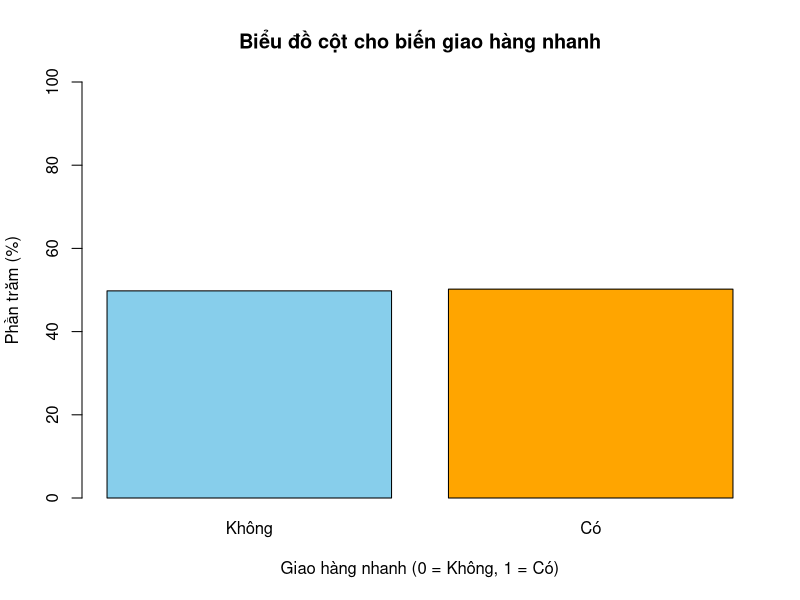
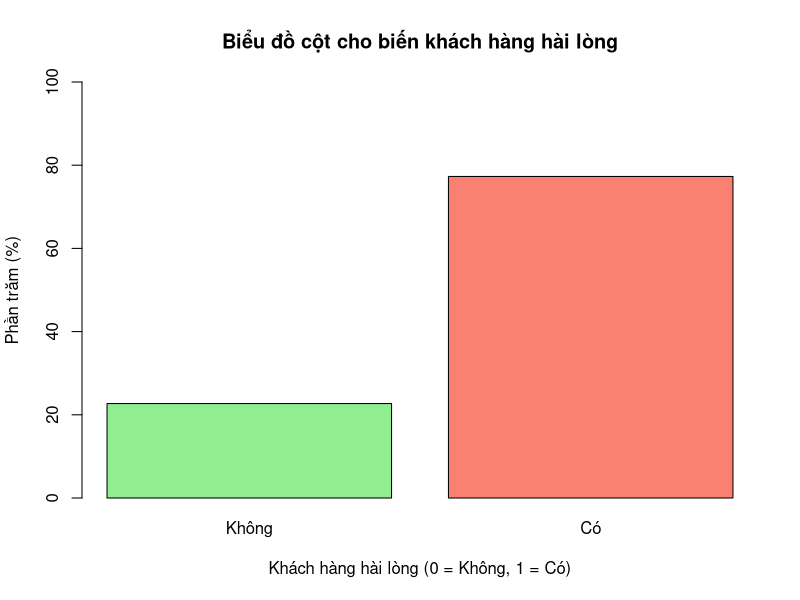
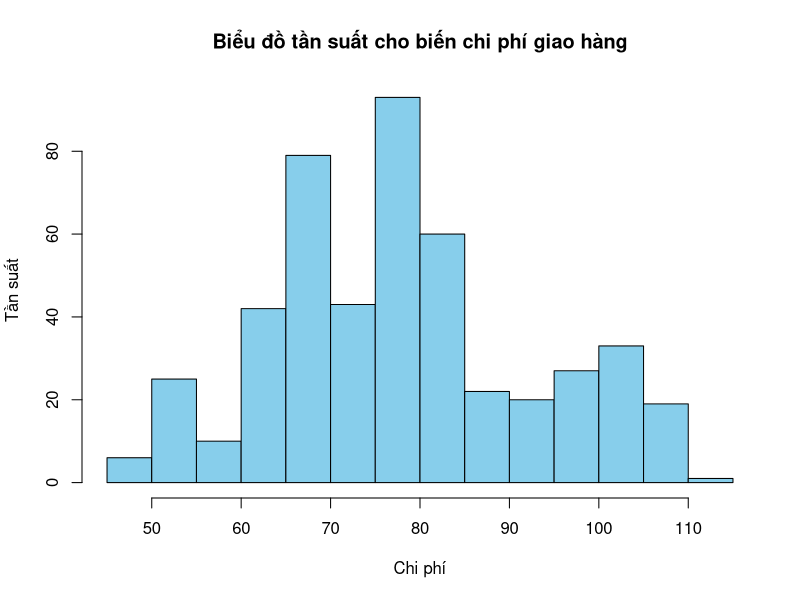
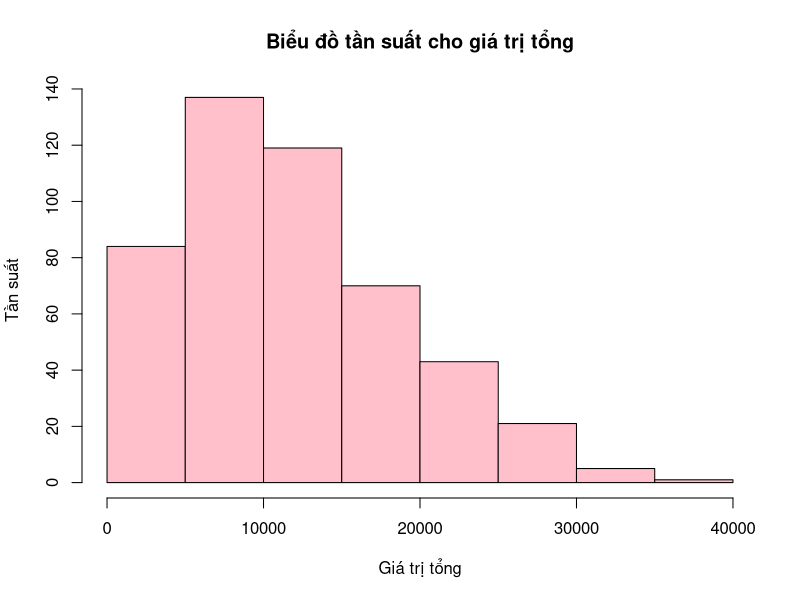
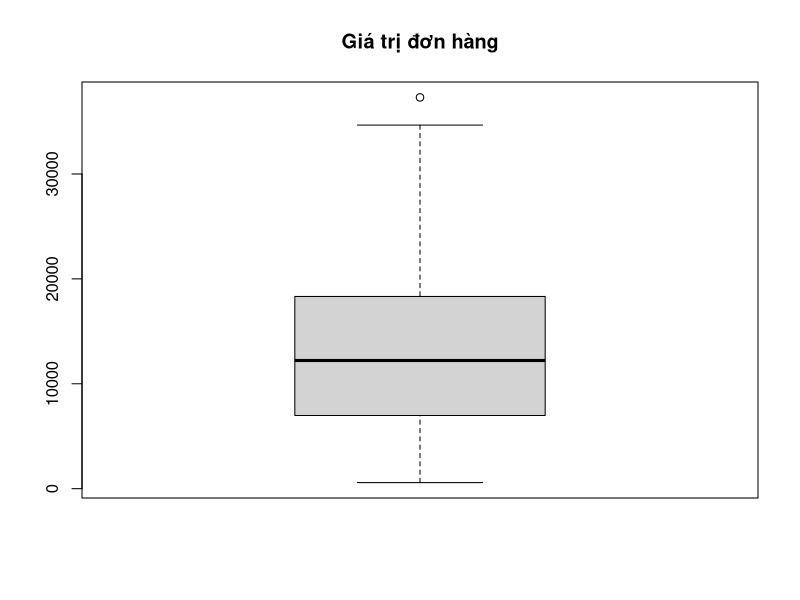
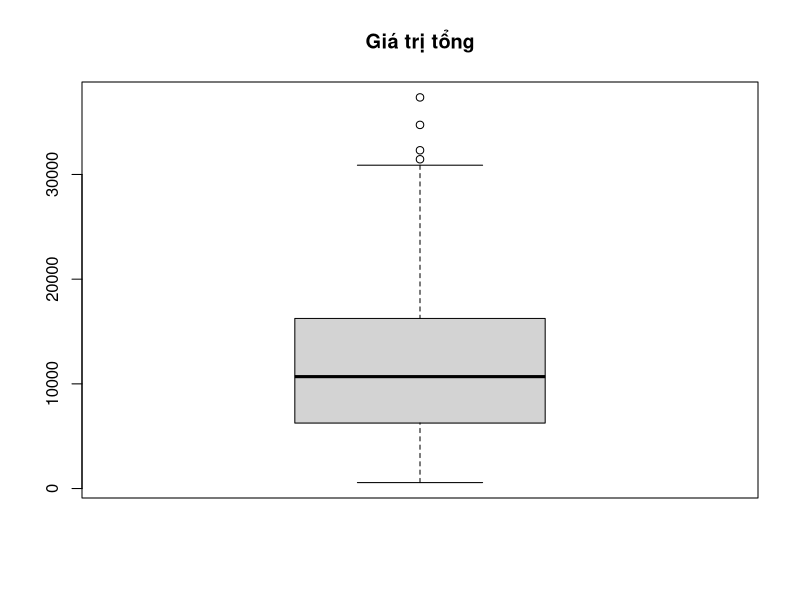
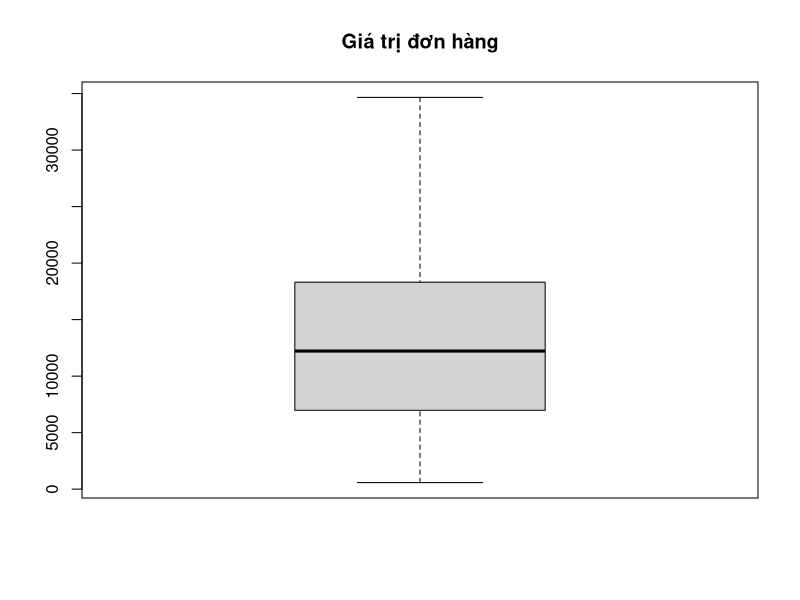
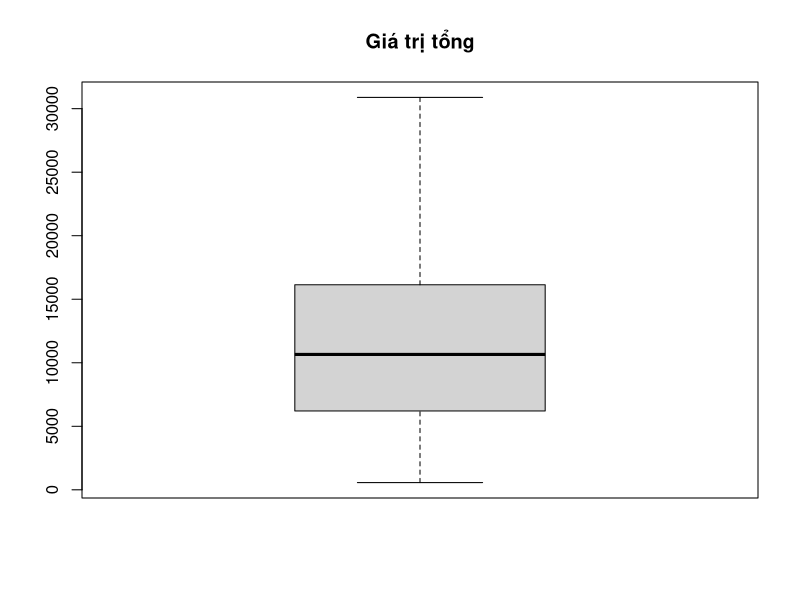

Recreate these plots in R, in order.
# Cài đặt thư viện cần thiết
packages <- c("dplyr", "geosphere", "readxl", "ggplot2", "ggpubr", "ROCR")
for (pkg in packages) {
  if (!require(pkg, character.only = TRUE)) {
    install.packages(pkg, dependencies = NA, quiet = TRUE)
  }
}
# Gọi thư viện cần thiết
library(carData)
library(car)
library(tools)
library(dplyr)
library(geosphere)
library(readxl)
library(ggplot2)
library(ggpubr)
library(ROCR)
# 1: Làm sạch file dirty_data
# 1.1: Đọc dữ liệu từ file dirty_data
dirty_data = read.csv("./dirty_data.csv")
View(dirty_data)
# 1.2: Tạo trường dataframe chỉ chứa những biến cần thiết
cleaning_data = dirty_data[,c("nearest_warehouse","order_price","delivery_charges","customer_lat","customer_long","coupon_discount","order_total","season","is_expedited_delivery","distance_to_nearest_warehouse","is_happy_customer")]
# 1.3: Kiểm tra dữ liệu khuyết
apply(is.na(cleaning_data),2,which)
# 1.4: Làm sạch những cột có biến phân loại chưa đồng nhất
str(cleaning_data)
# 1.4.1: Cột nearest_warehouse
table(cleaning_data$nearest_warehouse, useNA = "always")
cleaning_data$nearest_warehouse = toTitleCase(cleaning_data$nearest_warehouse)
table(cleaning_data$nearest_warehouse, useNA = "always")
# 1.4.2: Cột season
table(cleaning_data$season, useNA = "always")
cleaning_data$season = toTitleCase(cleaning_data$season)
table(cleaning_data$season, useNA = "always")
# 1.5: Ghi ra tệp con sao lưu dữ liệu đã làm sạch
cleaned_data = cleaning_data
# * Kiểm tra xem tệp có bị NA hay không
sum(is.na(cleaned_data))
rm(cleaning_data)
write.csv(cleaned_data, file = "cleaned_data_from_dirty_data.csv", row.names = FALSE)
# 2: Làm sạch file missing_data
# 2.1: Đọc dữ liệu
missing_data = read.csv("./missing_data.csv")
# 2.2: Làm sạch dữ liệu
# 2.2.1: Cột season:
as.Date(missing_data$date)
missing_data = missing_data %>%
mutate(date_onset = as.Date(date, format = "%Y/%m/%d"))
fix_season = function(date) {
month = as.POSIXlt(date)$mon +1
if (month %in% c(1, 2, 3)) {
return("Spring")
} else if (month %in% c(4, 5, 6)) {
return("Summer")
} else if (month %in% c(7, 8, 9)) {
return("Autumn")
} else {
return("Winter")
}
}
missing_data$season = sapply(missing_data$date, fix_season)
# 2.2.2: Cột nearest_warehouse
warehouses = read.csv("./warehouses.csv")
find_nearest_warehouse = function(customer, warehouses) {
distances = geosphere::distVincentySphere(
cbind(customer["customer_long"], customer["customer_lat"]), cbind(warehouses$lon, warehouses$lat)
)
nearest_warehouse = warehouses[which.min(distances), ]
return(nearest_warehouse$names)
}
empty_rows = missing_data$nearest_warehouse == ""
missing_data$nearest_warehouse[empty_rows] = apply(missing_data[empty_rows, c("customer_long", "customer_lat")], 1, function(row) find_nearest_warehouse(row, warehouses))
# 2.2.3: Cột is_happy_customer
get_sentiment = function(review) {
positive_keywords <- c("good", "excellent", "love", "like", "amazing", "happy", "recommend","great", "nice")
return(any(grepl(paste(positive_keywords, collapse = "|"), tolower(review))))
}
missing_data$is_happy_customer = ifelse(missing_data$is_happy_customer == "", sapply(missing_data$latest_customer_review, get_sentiment), missing_data$is_happy_customer)
missing_data$is_happy_customer[missing_data$is_happy_customer == 'TRUE'] = "True"
missing_data$is_happy_customer[missing_data$is_happy_customer == 'FALSE'] = "False"
# 2.2.4: Cột order_price
get_price = function(total, discount, deli){
price= (total-deli)/(1-discount/100)
return(price)
}
missing_data$order_price[is.na(missing_data$order_price)] = get_price(missing_data$order_total[is.na(missing_data$order_price)],missing_data$coupon_discount[is.na(missing_data$order_price)],missing_data$delivery_charges[is.na(missing_data$order_price)])
# 2.2.5: Cột order_total
get_total = function(price, discount, deli){
total= price*(1-discount/100)+deli
return(total)
}
missing_data$order_total[is.na(missing_data$order_total)] = get_total(missing_data$order_price[is.na(missing_data$order_total)],missing_data$coupon_discount[is.na(missing_data$order_total)],missing_data$delivery_charges[is.na(missing_data$order_total)])
# 2.2.6: Cột distance_to_nearest_warehouse
get_distance = function(customer, warehouses){
distances = geosphere::distVincentySphere(
cbind(customer["customer_long"], customer["customer_lat"]), cbind(warehouses$lon, warehouses$lat)
)
distance = min(distances)
return(distance/1000)
}
missing_data$distance_to_nearest_warehouse[is.na(missing_data$distance_to_nearest_warehouse)] = apply(missing_data[is.na(missing_data$distance_to_nearest_warehouse), c("customer_long", "customer_lat")], 1, function(row2) get_distance(row2, warehouses))
# 2.2.7: Xử lý dữ liệu còn lại NA
na_count = colSums(is.na(missing_data))
na_count
missing_data = missing_data %>%
select(-date_onset)
missing_data = na.omit(missing_data)
na_count = colSums(is.na(missing_data))
na_count
# Ghi ra tệp để sao lưu
write.csv(missing_data, file = "cleaned_data_from_missing_data.csv", row.names = FALSE)
# Tạo tệp mới
new_data = missing_data[,c("nearest_warehouse","order_price","delivery_charges","customer_lat","customer_long","coupon_discount","order_total","season","is_expedited_delivery","distance_to_nearest_warehouse","is_happy_customer")]
# Chỉnh các biến về để thống kê
new_data$is_expedited_delivery[new_data$is_expedited_delivery == 'True'] = 1
new_data$is_expedited_delivery[new_data$is_expedited_delivery == 'False'] = 0
new_data$is_expedited_delivery = as.integer(new_data$is_expedited_delivery)
new_data$is_happy_customer[new_data$is_happy_customer == 'True'] = 1
new_data$is_happy_customer[new_data$is_happy_customer == 'False'] = 0
new_data$is_happy_customer = as.integer(new_data$is_happy_customer)
new_data$season = factor((new_data$season), levels = c("Spring","Summer","Autumn","Winter"))
levels(new_data$season)
new_data$nearest_warehouse = factor((new_data$nearest_warehouse), levels = c("Bakers","Nickolson","Thompson"))
levels(new_data$nearest_warehouse)
summary(new_data)
# Tổng doanh thu từng cửa hàng
tongstore = new_data %>%
group_by(nearest_warehouse) %>%
summarise(total_sales = sum(order_total, na.rm = TRUE))
print(tongstore)
# Tổng doanh thu theo mùa
tongmua = new_data %>%
group_by(season) %>%
summarise(total_sales = sum(order_total, na.rm = TRUE))
print(tongmua)
# Biểu đồ cột cho biến giao hàng nhanh hay không
giao_hang_nhanh = table(new_data$is_expedited_delivery) / nrow(new_data) * 100
barplot(giao_hang_nhanh,
col = c("skyblue", "orange"),
main = "Biểu đồ cột cho biến giao hàng nhanh",
xlab = "Giao hàng nhanh (0 = Không, 1 = Có)",
ylab = "Phần trăm (%)",
beside = TRUE,
names.arg = c("Không","Có"),
ylim = c(0, 100))
# Biểu đồ cột cho biến khách hàng hài lòng hay không
khach_hang_hai_long = table(new_data$is_happy_customer) / nrow(new_data) * 100
barplot(khach_hang_hai_long,
col = c("lightgreen", "salmon"),
main = "Biểu đồ cột cho biến khách hàng hài lòng",
xlab = "Khách hàng hài lòng (0 = Không, 1 = Có)",
ylab = "Phần trăm (%)",
beside = TRUE,
names.arg = c("Không", "Có"),
ylim = c(0, 100))
# Biểu đồ tần suất cho biến chi phí giao hàng
hist(new_data$delivery_charges,
col = "skyblue",
main = "Biểu đồ tần suất cho biến chi phí giao hàng",
xlab = "Chi phí",
ylab = "Tần suất",
breaks = 20)
# Biểu đồ tần suất cho biến giá trị tổng
hist(new_data$order_total,
col = "pink",
main = "Biểu đồ tần suất cho giá trị tổng",
xlab = "Giá trị tổng",
ylab = "Tần suất",
)
# Kiểm tra giá trị ngoại lai cho giá trị đơn hàng và giá trị tổng
boxplot(new_data$order_price,main ="Giá trị đơn hàng")
boxplot(new_data$order_total,main ="Giá trị tổng")
## Xây dựng hàm xử lý giá trị ngoại lai
xulingoailai = function(data) {
Q1 = quantile(data, 0.25, na.rm = TRUE)
Q3 = quantile(data, 0.75, na.rm = TRUE)
IQR = Q3 - Q1
lower_bound = Q1 - 1.5 * IQR
upper_bound = Q3 + 1.5 * IQR
data[data < lower_bound | data > upper_bound] = NA
return(data)
}
## Áp dụng
new_data$order_total = xulingoailai(new_data$order_total)
new_data$order_price = xulingoailai(new_data$order_price)
boxplot(new_data$order_price,main ="Giá trị đơn hàng")
boxplot(new_data$order_total,main ="Giá trị tổng")
# Kiểm tra giá trị ngoại lai cho biến Giá trị tổng theo biến Mùa
boxplot(order_total ~ season,
data = new_data,
col = c("pink", "orange", "lightyellow", "cyan"),
main = "Giá trị tổng theo mùa",
xlab = "Mùa",
ylab = "Giá trị tổng")
## Xử lý giá trị ngoại lai
Spring_data = subset(new_data,new_data$season =="Spring")
Spring_data$order_total = xulingoailai(Spring_data$order_total)
Summer_data = subset(new_data,new_data$season =="Summer")
Summer_data$order_total = xulingoailai(Summer_data$order_total)
Autumn_data = subset(new_data,new_data$season =="Autumn")
Autumn_data$order_total = xulingoailai(Autumn_data$order_total)
Winter_data = subset(new_data,new_data$season =="Winter")
Winter_data$order_total = xulingoailai(Winter_data$order_total)
new_data_2 = rbind(Spring_data,Summer_data,Autumn_data,Winter_data)
apply(is.na(new_data_2),2,sum)
apply(is.na(new_data_2),2,mean)
new_data_2 = na.omit(new_data_2)
boxplot(order_total ~ season,
data = new_data_2,
col = c("pink", "orange", "lightyellow", "cyan"),
main = "Giá trị tổng theo mùa",
xlab = "Mùa",
ylab = "Giá trị tổng")
# Tạo Subset cho kho Bakers, Nickolson và Thompson
Bakers_data = subset(new_data_2, new_data_2$nearest_warehouse == "Bakers")
Nickolson_data = subset(new_data_2, new_data_2$nearest_warehouse == "Nickolson")
Thompson_data = subset(new_data_2, new_data_2$nearest_warehouse == "Thompson")
# Tạo qq_plot cho kho Bakers, Nickolson và Thompson
qq_plot_Bakers = ggqqplot(Bakers_data$order_total,
main = "Đồ thị phân phối xác suất của nhà kho Bakers")
qq_plot_Nickolson = ggqqplot(Nickolson_data$order_total,
main = "Đồ thị phân phối xác suất của nhà kho Nickolson")
qq_plot_Thompson = ggqqplot(Thompson_data$order_total,
main = "Đồ thị phân phối xác suất của nhà kho Thompson")
# In QQPlot
print(qq_plot_Bakers)
print(qq_plot_Nickolson)
print(qq_plot_Thompson)
# Thực hiện kiểm tra Shapiro-Wilk
shapiro.test(Bakers_data$order_total)
shapiro.test(Nickolson_data$order_total)
shapiro.test(Thompson_data$order_total)
# Sử dụng kiểm định Levene để kiểm định cho biến giá trị tổng theo kho hàng gần nhất
leveneTest(order_total~nearest_warehouse, data = new_data_2)
# Sử dụng phương sai 1 yếu tố
one.way = aov(order_total~nearest_warehouse, data = new_data_2)
summary(one.way)
# Sử dụng kiểm định Levene để kiểm định cho biến giá trị giá trị tổng theo mùa
leveneTest(order_total~season, data = new_data_2)
# Phương sai 1 yếu tố
one.way_2 = aov(order_total~season, data = new_data_2)
summary(one.way_2)
# Biển đổi new_data_2
new_data_2$nearest_warehouse = factor((new_data_2$nearest_warehouse), levels = c("Bakers","Nickolson","Thompson"))
levels(new_data_2$nearest_warehouse)
new_data_2$season = factor((new_data_2$season), levels = c("Spring", "Summer", "Autumn","Winter"))
levels(new_data_2$season)
summary(new_data_2)
# Tạo tệp new_data_3 để phân tích
new_data_3 = new_data_2[,c("nearest_warehouse","delivery_charges","customer_lat","customer_long","coupon_discount", "season", "order_total", "distance_to_nearest_warehouse", "is_expedited_delivery", "is_happy_customer")]
summary(new_data_3)
new_data_3$season = as.integer(new_data_3$season)
new_data_3$nearest_warehouse = as.integer(new_data_3$nearest_warehouse)
summary(new_data_3)
# Tạo mô hình hồi quy logistic với new_data_3
mohinh1 = glm(is_happy_customer~., family = "binomial", data = new_data_3)
summary(mohinh1)
# Tạo tệp new_data_4 sau khi loại bỏ các biến không cần thiết
new_data_4 = new_data_3[,c("delivery_charges", "season", "distance_to_nearest_warehouse", "is_expedited_delivery", "is_happy_customer")]
mohinh2 = glm(is_happy_customer~., family = "binomial", data = new_data_4)
summary(mohinh2)
# So sánh 2 mô hình bằng ANOVA
anova(mohinh1, mohinh2, test = "LRT")
# Dự báo và vẽ đường cong ROC
dubaoROC = predict(mohinh2, type = "response", newdata = new_data_4)
ROCRpred = prediction(dubaoROC, new_data_4$is_happy_customer)
ROCRperf = performance(ROCRpred, "tpr", "fpr")
plot(ROCRperf, colorize=TRUE, print.cutoffs.at= seq(0,1,by=0.1), text.adj=c(-0.2,1.7))
